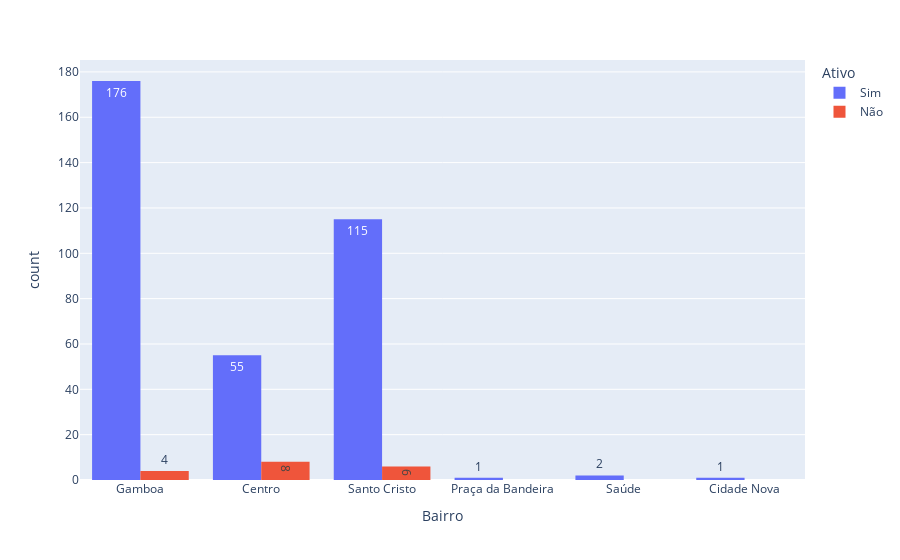

The code cell stored with this chart in its notebook:
### Code cell
px.histogram(dados,x='Bairro',text_auto=True,color='Ativo',barmode='group')

### Figure 1 — Plotly figure (JSON) as saved in the notebook; plotly's stock layout.template omitted (floating-point values rounded to 4 significant figures; data arrays with more than 128 entries replaced by an {"elided": "..."} marker saying what was removed)
{"data": [{"alignmentgroup": "True", "bingroup": "x", "hovertemplate": "Ativo=Sim<br>Bairro=%{x}<br>count=%{y}<extra></extra>", "legendgroup": "Sim", "marker": {"color": "#636efa", "pattern": {"shape": ""}}, "name": "Sim", "offsetgroup": "Sim", "orientation": "v", "showlegend": true, "texttemplate": "%{value}", "type": "histogram", "x": {"elided": "350 str values"}, "xaxis": "x", "yaxis": "y"}, {"alignmentgroup": "True", "bingroup": "x", "hovertemplate": "Ativo=Não<br>Bairro=%{x}<br>count=%{y}<extra></extra>", "legendgroup": "Não", "marker": {"color": "#EF553B", "pattern": {"shape": ""}}, "name": "Não", "offsetgroup": "Não", "orientation": "v", "showlegend": true, "texttemplate": "%{value}", "type": "histogram", "x": ["Santo Cristo", "Santo Cristo", "Centro", "Gamboa", "Gamboa", "Santo Cristo", "Gamboa", "Centro", "Gamboa", "Santo Cristo", "Santo Cristo", "Centro", "Centro", "Centro", "Centro", "Santo Cristo", "Centro", "Centro"], "xaxis": "x", "yaxis": "y"}], "layout": {"barmode": "group", "legend": {"title": {"text": "Ativo"}, "tracegroupgap": 0}, "margin": {"t": 60}, "xaxis": {"anchor": "y", "domain": [0, 1], "title": {"text": "Bairro"}}, "yaxis": {"anchor": "x", "domain": [0, 1], "title": {"text": "count"}}}}
